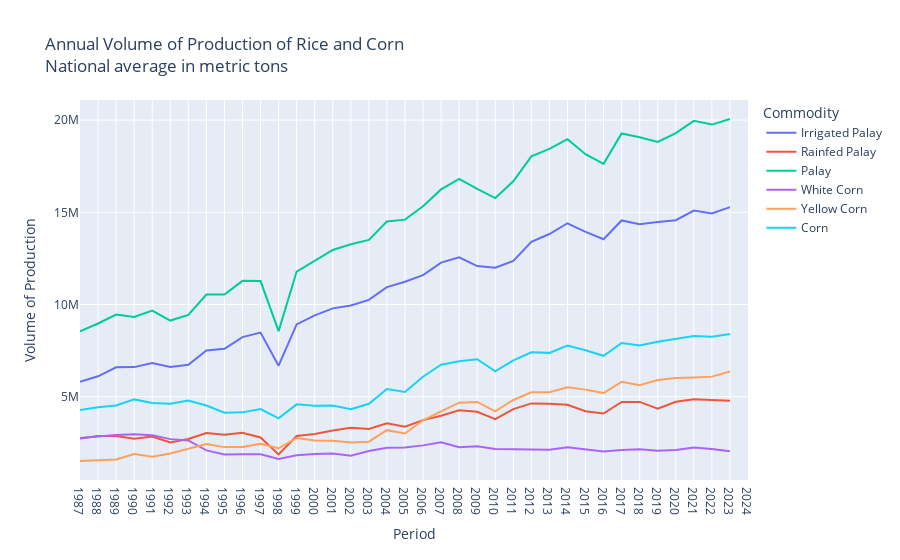
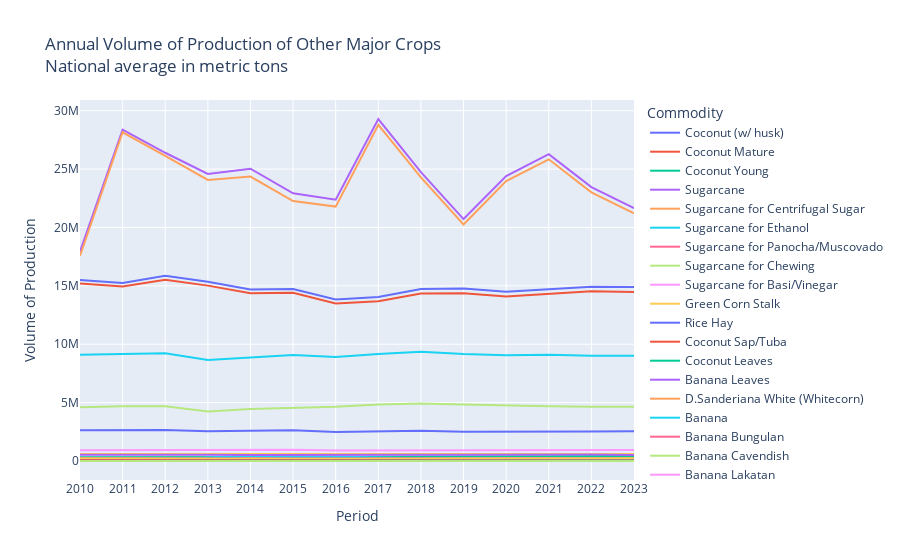

Notebook cell for these charts, in order:
### Markdown cell above
## Data Overview

Selected major crops:
- Rice / Palay
- Corn / Maize
- Sweet Potato / Camote
- Mongo / Monggo / Mung Beans
- Banana
- Coconut
- Onion
- Garlic
- Sugarcane

### Code cell
# Volume of Production of Selected Major Crops
df = pd.read_csv("datasets/agricultural-indicators/volume_rice-corn.csv", skiprows=2)
df = df[df["Geolocation"] == "PHILIPPINES"]
df = df.filter(regex="Commodity|Geolocation|Annual", axis=1)
df.columns = map(lambda x: x.replace(" Annual", "") if "Annual" in x else x, df.columns)
df = df.melt(id_vars=["Commodity", "Geolocation"], value_vars=df.columns[2:], var_name="Period", value_name="Volume")
fig = px.line(df, x="Period", y="Volume", color="Commodity", title='Annual Volume of Production of Rice and Corn<br>National average in metric tons').update_layout(
    xaxis_title="Period", yaxis_title = "Volume of Production")
fig.show()

df = pd.read_csv("datasets/agricultural-indicators/volume_other-crops.csv", skiprows=2)
df = df[df["Geolocation"] == "PHILIPPINES"]
df = df.filter(regex="Commodity|Geolocation|Annual", axis=1)
df.columns = map(lambda x: x.replace(" Annual", "") if "Annual" in x else x, df.columns)
df = df.melt(id_vars=["Commodity", "Geolocation"], value_vars=df.columns[2:], var_name="Period", value_name="Volume")
fig = px.line(df, x="Period", y="Volume", color="Commodity", title='Annual Volume of Production of Other Major Crops<br>National average in metric tons').update_layout(
    xaxis_title="Period", yaxis_title = "Volume of Production")
fig.show()

### Figure 1 — Plotly figure (JSON) as saved in the notebook; plotly's stock layout.template omitted (floating-point values rounded to 4 significant figures)
{"data": [{"hovertemplate": "Commodity=Irrigated Palay<br>Period=%{x}<br>Volume=%{y}<extra></extra>", "legendgroup": "Irrigated Palay", "line": {"color": "#636efa", "dash": "solid"}, "marker": {"symbol": "circle"}, "mode": "lines", "name": "Irrigated Palay", "orientation": "v", "showlegend": true, "type": "scatter", "x": ["1987", "1988", "1989", "1990", "1991", "1992", "1993", "1994", "1995", "1996", "1997", "1998", "1999", "2000", "2001", "2002", "2003", "2004", "2005", "2006", "2007", "2008", "2009", "2010", "2011", "2012", "2013", "2014", "2015", "2016", "2017", "2018", "2019", "2020", "2021", "2022", "2023", "2024"], "xaxis": "x", "y": [5809108, 6105670, 6591818, 6604826, 6831737, 6611732, 6729559, 7511096, 7598555, 8233633, 8476448, 6681158, 8917882, 9412676, 9790260, 9949173, 10250223, 10941836, 11233793, 11594933, 12269390, 12556150, 12083264, 11992459, 12358931, 13400000.0, 13820000.0, 14410000.0, 13940000.0, 13540000.0, 14560000.0, 14350000.0, 14470000.0, 14570000.0, 15090000.0, 14940000.0, 15280000.0, ".."], "yaxis": "y"}, {"hovertemplate": "Commodity=Rainfed Palay<br>Period=%{x}<br>Volume=%{y}<extra></extra>", "legendgroup": "Rainfed Palay", "line": {"color": "#EF553B", "dash": "solid"}, "marker": {"symbol": "circle"}, "mode": "lines", "name": "Rainfed Palay", "orientation": "v", "showlegend": true, "type": "scatter", "x": ["1987", "1988", "1989", "1990", "1991", "1992", "1993", "1994", "1995", "1996", "1997", "1998", "1999", "2000", "2001", "2002", "2003", "2004", "2005", "2006", "2007", "2008", "2009", "2010", "2011", "2012", "2013", "2014", "2015", "2016", "2017", "2018", "2019", "2020", "2021", "2022", "2023", "2024"], "xaxis": "x", "y": [2730744, 2865360, 2866954, 2714450, 2841525, 2517208, 2704649, 3026958, 2942094, 3049935, 2792515, 1873666, 2868743, 2976736, 3164610, 3321480, 3249661, 3554948, 3369212, 3731773, 3970804, 4259398, 4183000.0, 3779860, 4325131, 4636000.0, 4616000.0, 4562000.0, 4212000.0, 4087000.0, 4719000.0, 4718000.0, 4346000.0, 4723000.0, 4866000.0, 4818000.0, 4780000.0, ".."], "yaxis": "y"}, {"hovertemplate": "Commodity=Palay<br>Period=%{x}<br>Volume=%{y}<extra></extra>", "legendgroup": "Palay", "line": {"color": "#00cc96", "dash": "solid"}, "marker": {"symbol": "circle"}, "mode": "lines", "name": "Palay", "orientation": "v", "showlegend": true, "type": "scatter", "x": ["1987", "1988", "1989", "1990", "1991", "1992", "1993", "1994", "1995", "1996", "1997", "1998", "1999", "2000", "2001", "2002", "2003", "2004", "2005", "2006", "2007", "2008", "2009", "2010", "2011", "2012", "2013", "2014", "2015", "2016", "2017", "2018", "2019", "2020", "2021", "2022", "2023", "2024"], "xaxis": "x", "y": [8539852, 8971030, 9458772, 9319276, 9673262, 9128940, 9434208, 10538054, 10540649, 11283568, 11268963, 8554824, 11786625, 12389412, 12954870, 13270653, 13499884, 14496784, 14603005, 15326706, 16240194, 16815548, 16270000.0, 15772319, 16684062, 18030000.0, 18440000.0, 18970000.0, 18150000.0, 17630000.0, 19280000.0, 19070000.0, 18810000.0, 19290000.0, 19960000.0, 19760000.0, 20060000.0, ".."], "yaxis": "y"}, {"hovertemplate": "Commodity=White Corn<br>Period=%{x}<br>Volume=%{y}<extra></extra>", "legendgroup": "White Corn", "line": {"color": "#ab63fa", "dash": "solid"}, "marker": {"symbol": "circle"}, "mode": "lines", "name": "White Corn", "orientation": "v", "showlegend": true, "type": "scatter", "x": ["1987", "1988", "1989", "1990", "1991", "1992", "1993", "1994", "1995", "1996", "1997", "1998", "1999", "2000", "2001", "2002", "2003", "2004", "2005", "2006", "2007", "2008", "2009", "2010", "2011", "2012", "2013", "2014", "2015", "2016", "2017", "2018", "2019", "2020", "2021", "2022", "2023", "2024"], "xaxis": "x", "y": [2764710, 2858878, 2922913, 2965557, 2905691, 2699589, 2627049, 2089905, 1862423, 1883087, 1879209, 1620465, 1823834, 1889338, 1917654, 1796929, 2052684, 2227430, 2251617, 2360840, 2527633, 2254567, 2316434, 2169103, 2150222, 2166000.0, 2129000.0, 2262000.0, 2135000.0, 2023000.0, 2104000.0, 2145000.0, 2071000.0, 2107000.0, 2242000.0, 2167000.0, 2037000.0, ".."], "yaxis": "y"}, {"hovertemplate": "Commodity=Yellow Corn<br>Period=%{x}<br>Volume=%{y}<extra></extra>", "legendgroup": "Yellow Corn", "line": {"color": "#FFA15A", "dash": "solid"}, "marker": {"symbol": "circle"}, "mode": "lines", "name": "Yellow Corn", "orientation": "v", "showlegend": true, "type": "scatter", "x": ["1987", "1988", "1989", "1990", "1991", "1992", "1993", "1994", "1995", "1996", "1997", "1998", "1999", "2000", "2001", "2002", "2003", "2004", "2005", "2006", "2007", "2008", "2009", "2010", "2011", "2012", "2013", "2014", "2015", "2016", "2017", "2018", "2019", "2020", "2021", "2022", "2023", "2024"], "xaxis": "x", "y": [1513409, 1569073, 1599282, 1888334, 1749335, 1919265, 2170928, 2429341, 2266087, 2268245, 2453208, 2202719, 2760759, 2621766, 2607358, 2522333, 2562941, 3185956, 3001543, 3721269, 4209307, 4673658, 4717599, 4207693, 4820999, 5242000.0, 5248000.0, 5508000.0, 5384000.0, 5196000.0, 5811000.0, 5627000.0, 5908000.0, 6011000.0, 6045000.0, 6089000.0, 6368000.0, ".."], "yaxis": "y"}, {"hovertemplate": "Commodity=Corn<br>Period=%{x}<br>Volume=%{y}<extra></extra>", "legendgroup": "Corn", "line": {"color": "#19d3f3", "dash": "solid"}, "marker": {"symbol": "circle"}, "mode": "lines", "name": "Corn", "orientation": "v", "showlegend": true, "type": "scatter", "x": ["1987", "1988", "1989", "1990", "1991", "1992", "1993", "1994", "1995", "1996", "1997", "1998", "1999", "2000", "2001", "2002", "2003", "2004", "2005", "2006", "2007", "2008", "2009", "2010", "2011", "2012", "2013", "2014", "2015", "2016", "2017", "2018", "2019", "2020", "2021", "2022", "2023", "2024"], "xaxis": "x", "y": [4278119, 4427951, 4522195, 4853891, 4655026, 4618854, 4797977, 4519246, 4128510, 4151332, 4332417, 3823184, 4584593, 4511104, 4525012, 4319262, 4615625, 5413386, 5253160, 6082109, 6736940, 6928225, 7034033, 6376796, 6971221, 7407000.0, 7377000.0, 7771000.0, 7519000.0, 7219000.0, 7915000.0, 7772000.0, 7979000.0, 8119000.0, 8287000.0, 8256000.0, 8405000.0, ".."], "yaxis": "y"}], "layout": {"legend": {"title": {"text": "Commodity"}, "tracegroupgap": 0}, "title": {"text": "Annual Volume of Production of Rice and Corn<br>National average in metric tons"}, "xaxis": {"anchor": "y", "domain": [0, 1], "title": {"text": "Period"}}, "yaxis": {"anchor": "x", "domain": [0, 1], "title": {"text": "Volume of Production"}}}}

### Figure 2 — Plotly figure (JSON) as saved in the notebook; plotly's stock layout.template omitted (floating-point values rounded to 4 significant figures)
{"data": [{"hovertemplate": "Commodity=Coconut (w/ husk)<br>Period=%{x}<br>Volume=%{y}<extra></extra>", "legendgroup": "Coconut (w/ husk)", "line": {"color": "#636efa", "dash": "solid"}, "marker": {"symbol": "circle"}, "mode": "lines", "name": "Coconut (w/ husk)", "orientation": "v", "showlegend": true, "type": "scatter", "x": ["2010", "2011", "2012", "2013", "2014", "2015", "2016", "2017", "2018", "2019", "2020", "2021", "2022", "2023"], "xaxis": "x", "y": [15510000.0, 15240000.0, 15860000.0, 15350000.0, 14700000.0, 14740000.0, 13830000.0, 14050000.0, 14730000.0, 14770000.0, 14490000.0, 14720000.0, 14930000.0, 14890000.0], "yaxis": "y"}, {"hovertemplate": "Commodity=Coconut Mature<br>Period=%{x}<br>Volume=%{y}<extra></extra>", "legendgroup": "Coconut Mature", "line": {"color": "#EF553B", "dash": "solid"}, "marker": {"symbol": "circle"}, "mode": "lines", "name": "Coconut Mature", "orientation": "v", "showlegend": true, "type": "scatter", "x": ["2010", "2011", "2012", "2013", "2014", "2015", "2016", "2017", "2018", "2019", "2020", "2021", "2022", "2023"], "xaxis": "x", "y": [15190000.0, 14930000.0, 15530000.0, 15020000.0, 14370000.0, 14400000.0, 13490000.0, 13690000.0, 14350000.0, 14370000.0, 14100000.0, 14320000.0, 14530000.0, 14470000.0], "yaxis": "y"}, {"hovertemplate": "Commodity=Coconut Young<br>Period=%{x}<br>Volume=%{y}<extra></extra>", "legendgroup": "Coconut Young", "line": {"color": "#00cc96", "dash": "solid"}, "marker": {"symbol": "circle"}, "mode": "lines", "name": "Coconut Young", "orientation": "v", "showlegend": true, "type": "scatter", "x": ["2010", "2011", "2012", "2013", "2014", "2015", "2016", "2017", "2018", "2019", "2020", "2021", "2022", "2023"], "xaxis": "x", "y": [317300.0, 311300.0, 335000.0, 337000.0, 327700.0, 334100.0, 339600.0, 362500.0, 373800.0, 390200.0, 394100.0, 396100.0, 398600.0, 426200.0], "yaxis": "y"}, {"hovertemplate": "Commodity=Sugarcane<br>Period=%{x}<br>Volume=%{y}<extra></extra>", "legendgroup": "Sugarcane", "line": {"color": "#ab63fa", "dash": "solid"}, "marker": {"symbol": "circle"}, "mode": "lines", "name": "Sugarcane", "orientation": "v", "showlegend": true, "type": "scatter", "x": ["2010", "2011", "2012", "2013", "2014", "2015", "2016", "2017", "2018", "2019", "2020", "2021", "2022", "2023"], "xaxis": "x", "y": [17930000.0, 28380000.0, 26400000.0, 24580000.0, 25030000.0, 22930000.0, 22370000.0, 29290000.0, 24730000.0, 20720000.0, 24400000.0, 26280000.0, 23460000.0, 21650000.0], "yaxis": "y"}, {"hovertemplate": "Commodity=Sugarcane for Centrifugal Sugar<br>Period=%{x}<br>Volume=%{y}<extra></extra>", "legendgroup": "Sugarcane for Centrifugal Sugar", "line": {"color": "#FFA15A", "dash": "solid"}, "marker": {"symbol": "circle"}, "mode": "lines", "name": "Sugarcane for Centrifugal Sugar", "orientation": "v", "showlegend": true, "type": "scatter", "x": ["2010", "2011", "2012", "2013", "2014", "2015", "2016", "2017", "2018", "2019", "2020", "2021", "2022", "2023"], "xaxis": "x", "y": [17580000.0, 28150186, 26132463, 24070000.0, 24352855, 22262862, 21785667, 28794354, 24287724, 20251228, 23964235, 25834224, 23003845, 21208408], "yaxis": "y"}, {"hovertemplate": "Commodity=Sugarcane for Ethanol<br>Period=%{x}<br>Volume=%{y}<extra></extra>", "legendgroup": "Sugarcane for Ethanol", "line": {"color": "#19d3f3", "dash": "solid"}, "marker": {"symbol": "circle"}, "mode": "lines", "name": "Sugarcane for Ethanol", "orientation": "v", "showlegend": true, "type": "scatter", "x": ["2010", "2011", "2012", "2013", "2014", "2015", "2016", "2017", "2018", "2019", "2020", "2021", "2022", "2023"], "xaxis": "x", "y": [118600.0, 0, 40880.0, 290500.0, 457915, 445000.0, 387900.0, 294700.0, 244600.0, 266100.0, 231300.0, 240400.0, 242000.0, 237100.0], "yaxis": "y"}, {"hovertemplate": "Commodity=Sugarcane for Panocha/Muscovado<br>Period=%{x}<br>Volume=%{y}<extra></extra>", "legendgroup": "Sugarcane for Panocha/Muscovado", "line": {"color": "#FF6692", "dash": "solid"}, "marker": {"symbol": "circle"}, "mode": "lines", "name": "Sugarcane for Panocha/Muscovado", "orientation": "v", "showlegend": true, "type": "scatter", "x": ["2010", "2011", "2012", "2013", "2014", "2015", "2016", "2017", "2018", "2019", "2020", "2021", "2022", "2023"], "xaxis": "x", "y": [225500.0, 220700.0, 217000.0, 219200.0, 213300.0, 213000.0, 191300.0, 192400.0, 192800.0, 196000.0, 197200.0, 196300.0, 202900.0, 196900.0], "yaxis": "y"}, {"hovertemplate": "Commodity=Sugarcane for Chewing<br>Period=%{x}<br>Volume=%{y}<extra></extra>", "legendgroup": "Sugarcane for Chewing", "line": {"color": "#B6E880", "dash": "solid"}, "marker": {"symbol": "circle"}, "mode": "lines", "name": "Sugarcane for Chewing", "orientation": "v", "showlegend": true, "type": "scatter", "x": ["2010", "2011", "2012", "2013", "2014", "2015", "2016", "2017", "2018", "2019", "2020", "2021", "2022", "2023"], "xaxis": "x", "y": [1373.0, 1241.0, 1130.0, 967.2, 862.1, 792.5, 714.7, 699.9, 687.3, 655.9, 641.5, 613.2, 573.5, 559.6], "yaxis": "y"}, {"hovertemplate": "Commodity=Sugarcane for Basi/Vinegar<br>Period=%{x}<br>Volume=%{y}<extra></extra>", "legendgroup": "Sugarcane for Basi/Vinegar", "line": {"color": "#FF97FF", "dash": "solid"}, "marker": {"symbol": "circle"}, "mode": "lines", "name": "Sugarcane for Basi/Vinegar", "orientation": "v", "showlegend": true, "type": "scatter", "x": ["2010", "2011", "2012", "2013", "2014", "2015", "2016", "2017", "2018", "2019", "2020", "2021", "2022", "2023"], "xaxis": "x", "y": [4468.0, 4375.0, 4471.0, 4603.0, 4926.0, 4779.0, 4916.0, 4822.0, 5006.0, 5302.0, 5562.0, 5867.0, 6110.0, 6092.0], "yaxis": "y"}, {"hovertemplate": "Commodity=Green Corn Stalk<br>Period=%{x}<br>Volume=%{y}<extra></extra>", "legendgroup": "Green Corn Stalk", "line": {"color": "#FECB52", "dash": "solid"}, "marker": {"symbol": "circle"}, "mode": "lines", "name": "Green Corn Stalk", "orientation": "v", "showlegend": true, "type": "scatter", "x": ["2010", "2011", "2012", "2013", "2014", "2015", "2016", "2017", "2018", "2019", "2020", "2021", "2022", "2023"], "xaxis": "x", "y": [71980.0, 71950.0, 71950.0, 72560.0, 72470.0, 74020.0, 77760.0, 76700.0, 87790.0, 98310.0, 98610.0, 101100.0, 99100.0, 98870.0], "yaxis": "y"}, {"hovertemplate": "Commodity=Rice Hay<br>Period=%{x}<br>Volume=%{y}<extra></extra>", "legendgroup": "Rice Hay", "line": {"color": "#636efa", "dash": "solid"}, "marker": {"symbol": "circle"}, "mode": "lines", "name": "Rice Hay", "orientation": "v", "showlegend": true, "type": "scatter", "x": ["2010", "2011", "2012", "2013", "2014", "2015", "2016", "2017", "2018", "2019", "2020", "2021", "2022", "2023"], "xaxis": "x", "y": [173900.0, 176900.0, 207900.0, 226900.0, 251400.0, 256000.0, 252600.0, 261000.0, 258600.0, 257800.0, 241300.0, 241400.0, 246800.0, 244500.0], "yaxis": "y"}, {"hovertemplate": "Commodity=Coconut Sap/Tuba<br>Period=%{x}<br>Volume=%{y}<extra></extra>", "legendgroup": "Coconut Sap/Tuba", "line": {"color": "#EF553B", "dash": "solid"}, "marker": {"symbol": "circle"}, "mode": "lines", "name": "Coconut Sap/Tuba", "orientation": "v", "showlegend": true, "type": "scatter", "x": ["2010", "2011", "2012", "2013", "2014", "2015", "2016", "2017", "2018", "2019", "2020", "2021", "2022", "2023"], "xaxis": "x", "y": [155900.0, 154700.0, 153000.0, 140300.0, 123100.0, 123400.0, 121400.0, 123700.0, 122200.0, 120500.0, 118100.0, 119900.0, 116200.0, 104100.0], "yaxis": "y"}, {"hovertemplate": "Commodity=Coconut Leaves<br>Period=%{x}<br>Volume=%{y}<extra></extra>", "legendgroup": "Coconut Leaves", "line": {"color": "#00cc96", "dash": "solid"}, "marker": {"symbol": "circle"}, "mode": "lines", "name": "Coconut Leaves", "orientation": "v", "showlegend": true, "type": "scatter", "x": ["2010", "2011", "2012", "2013", "2014", "2015", "2016", "2017", "2018", "2019", "2020", "2021", "2022", "2023"], "xaxis": "x", "y": [76580.0, 76540.0, 74240.0, 63910.0, 63400.0, 63720.0, 63450.0, 63340.0, 63230.0, 62590.0, 60460.0, 59530.0, 55970.0, 59700.0], "yaxis": "y"}, {"hovertemplate": "Commodity=Banana Leaves<br>Period=%{x}<br>Volume=%{y}<extra></extra>", "legendgroup": "Banana Leaves", "line": {"color": "#ab63fa", "dash": "solid"}, "marker": {"symbol": "circle"}, "mode": "lines", "name": "Banana Leaves", "orientation": "v", "showlegend": true, "type": "scatter", "x": ["2010", "2011", "2012", "2013", "2014", "2015", "2016", "2017", "2018", "2019", "2020", "2021", "2022", "2023"], "xaxis": "x", "y": [7491.0, 7507.0, 7624.0, 7476.0, 7533.0, 7711.0, 7712.0, 7855.0, 7981.0, 7976.0, 7895.0, 7903.0, 7871.0, 7915.0], "yaxis": "y"}, {"hovertemplate": "Commodity=D.Sanderiana White (Whitecorn)<br>Period=%{x}<br>Volume=%{y}<extra></extra>", "legendgroup": "D.Sanderiana White (Whitecorn)", "line": {"color": "#FFA15A", "dash": "solid"}, "marker": {"symbol": "circle"}, "mode": "lines", "name": "D.Sanderiana White (Whitecorn)", "orientation": "v", "showlegend": true, "type": "scatter", "x": ["2010", "2011", "2012", "2013", "2014", "2015", "2016", "2017", "2018", "2019", "2020", "2021", "2022", "2023"], "xaxis": "x", "y": [109.9, 110.7, 112.9, 113.6, 110.0, 106.2, 109.2, 102.0, 100.6, 100.6, 100.6, 100.7, 99.37, 98.52], "yaxis": "y"}, {"hovertemplate": "Commodity=Banana<br>Period=%{x}<br>Volume=%{y}<extra></extra>", "legendgroup": "Banana", "line": {"color": "#19d3f3", "dash": "solid"}, "marker": {"symbol": "circle"}, "mode": "lines", "name": "Banana", "orientation": "v", "showlegend": true, "type": "scatter", "x": ["2010", "2011", "2012", "2013", "2014", "2015", "2016", "2017", "2018", "2019", "2020", "2021", "2022", "2023"], "xaxis": "x", "y": [9101000.0, 9165000.0, 9227000.0, 8646000.0, 8885000.0, 9084000.0, 8904000.0, 9166000.0, 9359000.0, 9158000.0, 9056000.0, 9091000.0, 9013000.0, 9019000.0], "yaxis": "y"}, {"hovertemplate": "Commodity=Banana Bungulan<br>Period=%{x}<br>Volume=%{y}<extra></extra>", "legendgroup": "Banana Bungulan", "line": {"color": "#FF6692", "dash": "solid"}, "marker": {"symbol": "circle"}, "mode": "lines", "name": "Banana Bungulan", "orientation": "v", "showlegend": true, "type": "scatter", "x": ["2010", "2011", "2012", "2013", "2014", "2015", "2016", "2017", "2018", "2019", "2020", "2021", "2022", "2023"], "xaxis": "x", "y": [194000.0, 189200.0, 186300.0, 183200.0, 172900.0, 170900.0, 164200.0, 164100.0, 164000.0, 161600.0, 158200.0, 156600.0, 153800.0, 150000.0], "yaxis": "y"}, {"hovertemplate": "Commodity=Banana Cavendish<br>Period=%{x}<br>Volume=%{y}<extra></extra>", "legendgroup": "Banana Cavendish", "line": {"color": "#B6E880", "dash": "solid"}, "marker": {"symbol": "circle"}, "mode": "lines", "name": "Banana Cavendish", "orientation": "v", "showlegend": true, "type": "scatter", "x": ["2010", "2011", "2012", "2013", "2014", "2015", "2016", "2017", "2018", "2019", "2020", "2021", "2022", "2023"], "xaxis": "x", "y": [4601000.0, 4686000.0, 4695000.0, 4230000.0, 4448000.0, 4567000.0, 4638000.0, 4836000.0, 4919000.0, 4847000.0, 4743000.0, 4693000.0, 4649000.0, 4645000.0], "yaxis": "y"}, {"hovertemplate": "Commodity=Banana Lakatan<br>Period=%{x}<br>Volume=%{y}<extra></extra>", "legendgroup": "Banana Lakatan", "line": {"color": "#FF97FF", "dash": "solid"}, "marker": {"symbol": "circle"}, "mode": "lines", "name": "Banana Lakatan", "orientation": "v", "showlegend": true, "type": "scatter", "x": ["2010", "2011", "2012", "2013", "2014", "2015", "2016", "2017", "2018", "2019", "2020", "2021", "2022", "2023"], "xaxis": "x", "y": [921600.0, 926700.0, 942900.0, 930000.0, 954900.0, 970500.0, 898500.0, 911000.0, 929500.0, 909700.0, 925500.0, 961500.0, 966600.0, 946600.0], "yaxis": "y"}, {"hovertemplate": "Commodity=Banana Latundan<br>Period=%{x}<br>Volume=%{y}<extra></extra>", "legendgroup": "Banana Latundan", "line": {"color": "#FECB52", "dash": "solid"}, "marker": {"symbol": "circle"}, "mode": "lines", "name": "Banana Latundan", "orientation": "v", "showlegend": true, "type": "scatter", "x": ["2010", "2011", "2012", "2013", "2014", "2015", "2016", "2017", "2018", "2019", "2020", "2021", "2022", "2023"], "xaxis": "x", "y": [601200.0, 598400.0, 615900.0, 609600.0, 610300.0, 616700.0, 600300.0, 605000.0, 621300.0, 595300.0, 596100.0, 605500.0, 591300.0, 593400.0], "yaxis": "y"}, {"hovertemplate": "Commodity=Banana Saba<br>Period=%{x}<br>Volume=%{y}<extra></extra>", "legendgroup": "Banana Saba", "line": {"color": "#636efa", "dash": "solid"}, "marker": {"symbol": "circle"}, "mode": "lines", "name": "Banana Saba", "orientation": "v", "showlegend": true, "type": "scatter", "x": ["2010", "2011", "2012", "2013", "2014", "2015", "2016", "2017", "2018", "2019", "2020", "2021", "2022", "2023"], "xaxis": "x", "y": [2633000.0, 2617000.0, 2646000.0, 2557000.0, 2567000.0, 2627000.0, 2474000.0, 2520000.0, 2593000.0, 2513000.0, 2505000.0, 2544000.0, 2522000.0, 2555000.0], "yaxis": "y"}, {"hovertemplate": "Commodity=Banana Others<br>Period=%{x}<br>Volume=%{y}<extra></extra>", "legendgroup": "Banana Others", "line": {"color": "#EF553B", "dash": "solid"}, "marker": {"symbol": "circle"}, "mode": "lines", "name": "Banana Others", "orientation": "v", "showlegend": true, "type": "scatter", "x": ["2010", "2011", "2012", "2013", "2014", "2015", "2016", "2017", "2018", "2019", "2020", "2021", "2022", "2023"], "xaxis": "x", "y": [151300.0, 147900.0, 141100.0, 136300.0, 130800.0, 131900.0, 128100.0, 130000.0, 131600.0, 130800.0, 128500.0, 131200.0, 130700.0, 129800.0], "yaxis": "y"}, {"hovertemplate": "Commodity=Cabbage<br>Period=%{x}<br>Volume=%{y}<extra></extra>", "legendgroup": "Cabbage", "line": {"color": "#00cc96", "dash": "solid"}, "marker": {"symbol": "circle"}, "mode": "lines", "name": "Cabbage", "orientation": "v", "showlegend": true, "type": "scatter", "x": ["2010", "2011", "2012", "2013", "2014", "2015", "2016", "2017", "2018", "2019", "2020", "2021", "2022", "2023"], "xaxis": "x", "y": [129000.0, 125300.0, 126400.0, 127500.0, 128000.0, 125800.0, 123100.0, 122500.0, 120700.0, 128100.0, 129800.0, 124500.0, 121200.0, 128200.0], "yaxis": "y"}, {"hovertemplate": "Commodity=Sweet Potato/Camote<br>Period=%{x}<br>Volume=%{y}<extra></extra>", "legendgroup": "Sweet Potato/Camote", "line": {"color": "#ab63fa", "dash": "solid"}, "marker": {"symbol": "circle"}, "mode": "lines", "name": "Sweet Potato/Camote", "orientation": "v", "showlegend": true, "type": "scatter", "x": ["2010", "2011", "2012", "2013", "2014", "2015", "2016", "2017", "2018", "2019", "2020", "2021", "2022", "2023"], "xaxis": "x", "y": [541300.0, 516300.0, 516900.0, 528200.0, 519900.0, 536000.0, 529500.0, 537300.0, 525600.0, 525900.0, 546900.0, 545500.0, 558300.0, 523300.0], "yaxis": "y"}, {"hovertemplate": "Commodity=Garlic (Dried bulb)<br>Period=%{x}<br>Volume=%{y}<extra></extra>", "legendgroup": "Garlic (Dried bulb)", "line": {"color": "#FFA15A", "dash": "solid"}, "marker": {"symbol": "circle"}, "mode": "lines", "name": "Garlic (Dried bulb)", "orientation": "v", "showlegend": true, "type": "scatter", "x": ["2010", "2011", "2012", "2013", "2014", "2015", "2016", "2017", "2018", "2019", "2020", "2021", "2022", "2023"], "xaxis": "x", "y": [9563.0, 9056.0, 8808.0, 8986.0, 8993.0, 10420.0, 7469.0, 7751.0, 7559.0, 7256.0, 6767.0, 5890.0, 5885.0, 5765.0], "yaxis": "y"}, {"hovertemplate": "Commodity=Swamp Cabbage/Kangkong<br>Period=%{x}<br>Volume=%{y}<extra></extra>", "legendgroup": "Swamp Cabbage/Kangkong", "line": {"color": "#19d3f3", "dash": "solid"}, "marker": {"symbol": "circle"}, "mode": "lines", "name": "Swamp Cabbage/Kangkong", "orientation": "v", "showlegend": true, "type": "scatter", "x": ["2010", "2011", "2012", "2013", "2014", "2015", "2016", "2017", "2018", "2019", "2020", "2021", "2022", "2023"], "xaxis": "x", "y": [80800.0, 79570.0, 77410.0, 75440.0, 73110.0, 71970.0, 69650.0, 69140.0, 68870.0, 68320.0, 68201, 69400.0, 71590.0, 67220.0], "yaxis": "y"}, {"hovertemplate": "Commodity=Onion (mature bulb)<br>Period=%{x}<br>Volume=%{y}<extra></extra>", "legendgroup": "Onion (mature bulb)", "line": {"color": "#FF6692", "dash": "solid"}, "marker": {"symbol": "circle"}, "mode": "lines", "name": "Onion (mature bulb)", "orientation": "v", "showlegend": true, "type": "scatter", "x": ["2010", "2011", "2012", "2013", "2014", "2015", "2016", "2017", "2018", "2019", "2020", "2021", "2022", "2023"], "xaxis": "x", "y": [135400.0, 128400.0, 124900.0, 134200.0, 203700.0, 181200.0, 122600.0, 184400.0, 172700.0, 222100.0, 229500.0, 218000.0, 241000.0, 252500.0], "yaxis": "y"}, {"hovertemplate": "Commodity=Onion, bermuda<br>Period=%{x}<br>Volume=%{y}<extra></extra>", "legendgroup": "Onion, bermuda", "line": {"color": "#B6E880", "dash": "solid"}, "marker": {"symbol": "circle"}, "mode": "lines", "name": "Onion, bermuda", "orientation": "v", "showlegend": true, "type": "scatter", "x": ["2010", "2011", "2012", "2013", "2014", "2015", "2016", "2017", "2018", "2019", "2020", "2021", "2022", "2023"], "xaxis": "x", "y": [96470.0, 88220.0, 84800.0, 94870.0, 164200.0, 143000.0, 87370.0, 146800.0, 135700.0, 185100.0, 191000.0, 179700.0, 203700.0, 210100.0], "yaxis": "y"}, {"hovertemplate": "Commodity=Onion, native<br>Period=%{x}<br>Volume=%{y}<extra></extra>", "legendgroup": "Onion, native", "line": {"color": "#FF97FF", "dash": "solid"}, "marker": {"symbol": "circle"}, "mode": "lines", "name": "Onion, native", "orientation": "v", "showlegend": true, "type": "scatter", "x": ["2010", "2011", "2012", "2013", "2014", "2015", "2016", "2017", "2018", "2019", "2020", "2021", "2022", "2023"], "xaxis": "x", "y": [38900.0, 40160.0, 40090.0, 39370.0, 39470.0, 38200.0, 35230.0, 37630.0, 36930.0, 36950.0, 38560.0, 38400.0, 37350.0, 42390.0], "yaxis": "y"}, {"hovertemplate": "Commodity=Tomato<br>Period=%{x}<br>Volume=%{y}<extra></extra>", "legendgroup": "Tomato", "line": {"color": "#FECB52", "dash": "solid"}, "marker": {"symbol": "circle"}, "mode": "lines", "name": "Tomato", "orientation": "v", "showlegend": true, "type": "scatter", "x": ["2010", "2011", "2012", "2013", "2014", "2015", "2016", "2017", "2018", "2019", "2020", "2021", "2022", "2023"], "xaxis": "x", "y": [204300.0, 203600.0, 203600.0, 207700.0, 214600.0, 214800.0, 210700.0, 218800.0, 220800.0, 223300.0, 222000.0, 225500.0, 216600.0, 219300.0], "yaxis": "y"}, {"hovertemplate": "Commodity=Banana Blossom<br>Period=%{x}<br>Volume=%{y}<extra></extra>", "legendgroup": "Banana Blossom", "line": {"color": "#636efa", "dash": "solid"}, "marker": {"symbol": "circle"}, "mode": "lines", "name": "Banana Blossom", "orientation": "v", "showlegend": true, "type": "scatter", "x": ["2010", "2011", "2012", "2013", "2014", "2015", "2016", "2017", "2018", "2019", "2020", "2021", "2022", "2023"], "xaxis": "x", "y": [62430.0, 58440.0, 59700.0, 59540.0, 58370.0, 57570.0, 54970.0, 54560.0, 55850.0, 53720.0, 55830.0, 56730.0, 56630.0, 52010.0], "yaxis": "y"}, {"hovertemplate": "Commodity=Camote tops<br>Period=%{x}<br>Volume=%{y}<extra></extra>", "legendgroup": "Camote tops", "line": {"color": "#EF553B", "dash": "solid"}, "marker": {"symbol": "circle"}, "mode": "lines", "name": "Camote tops", "orientation": "v", "showlegend": true, "type": "scatter", "x": ["2010", "2011", "2012", "2013", "2014", "2015", "2016", "2017", "2018", "2019", "2020", "2021", "2022", "2023"], "xaxis": "x", "y": [59720.0, 59490.0, 59270.0, 58600.0, 57140.0, 56020.0, 54580.0, 54720.0, 54824, 54860.0, 54570.0, 55130.0, 56780.0, 52340.0], "yaxis": "y"}, {"hovertemplate": "Commodity=Onion leeks<br>Period=%{x}<br>Volume=%{y}<extra></extra>", "legendgroup": "Onion leeks", "line": {"color": "#00cc96", "dash": "solid"}, "marker": {"symbol": "circle"}, "mode": "lines", "name": "Onion leeks", "orientation": "v", "showlegend": true, "type": "scatter", "x": ["2010", "2011", "2012", "2013", "2014", "2015", "2016", "2017", "2018", "2019", "2020", "2021", "2022", "2023"], "xaxis": "x", "y": [10700.0, 10290.0, 10040.0, 9370.0, 9093.0, 8663.0, 6631.0, 4877.0, 4510.0, 4457.0, 4482.0, 4461.0, 4603.0, 15050.0], "yaxis": "y"}, {"hovertemplate": "Commodity=Coconut pith<br>Period=%{x}<br>Volume=%{y}<extra></extra>", "legendgroup": "Coconut pith", "line": {"color": "#ab63fa", "dash": "solid"}, "marker": {"symbol": "circle"}, "mode": "lines", "name": "Coconut pith", "orientation": "v", "showlegend": true, "type": "scatter", "x": ["2010", "2011", "2012", "2013", "2014", "2015", "2016", "2017", "2018", "2019", "2020", "2021", "2022", "2023"], "xaxis": "x", "y": [1613.0, 1635.0, 1653.0, 2252.0, 1598.0, 1548.0, 1416.0, 1446.0, 1409.0, 1380.0, 1426.0, 1427.0, 1381.0, 3001.0], "yaxis": "y"}, {"hovertemplate": "Commodity=Garlic leeks<br>Period=%{x}<br>Volume=%{y}<extra></extra>", "legendgroup": "Garlic leeks", "line": {"color": "#FFA15A", "dash": "solid"}, "marker": {"symbol": "circle"}, "mode": "lines", "name": "Garlic leeks", "orientation": "v", "showlegend": true, "type": "scatter", "x": ["2010", "2011", "2012", "2013", "2014", "2015", "2016", "2017", "2018", "2019", "2020", "2021", "2022", "2023"], "xaxis": "x", "y": [0, 0, 1.55, 2.6, 2.85, 3.01, 3.04, 2.96, 11.92, 10.94, 6.69, 5, 3.24, 3.53], "yaxis": "y"}, {"hovertemplate": "Commodity=Banana pith<br>Period=%{x}<br>Volume=%{y}<extra></extra>", "legendgroup": "Banana pith", "line": {"color": "#19d3f3", "dash": "solid"}, "marker": {"symbol": "circle"}, "mode": "lines", "name": "Banana pith", "orientation": "v", "showlegend": true, "type": "scatter", "x": ["2010", "2011", "2012", "2013", "2014", "2015", "2016", "2017", "2018", "2019", "2020", "2021", "2022", "2023"], "xaxis": "x", "y": [499.7, 512.3, 544.7, 597.0, 584.7, 557.4, 562.6, 591.5, 619.2, 601.1, 590.8, 579.9, 575.8, 509.9], "yaxis": "y"}, {"hovertemplate": "Commodity=Young corn<br>Period=%{x}<br>Volume=%{y}<extra></extra>", "legendgroup": "Young corn", "line": {"color": "#FF6692", "dash": "solid"}, "marker": {"symbol": "circle"}, "mode": "lines", "name": "Young corn", "orientation": "v", "showlegend": true, "type": "scatter", "x": ["2010", "2011", "2012", "2013", "2014", "2015", "2016", "2017", "2018", "2019", "2020", "2021", "2022", "2023"], "xaxis": "x", "y": [0, 0, 0, 1.05, 0.35, 0.8, 3.83, 4.17, 3.78, 81.75, 169.3, 170.6, 242.2, 282.6], "yaxis": "y"}, {"hovertemplate": "Commodity=Spring Onion<br>Period=%{x}<br>Volume=%{y}<extra></extra>", "legendgroup": "Spring Onion", "line": {"color": "#B6E880", "dash": "solid"}, "marker": {"symbol": "circle"}, "mode": "lines", "name": "Spring Onion", "orientation": "v", "showlegend": true, "type": "scatter", "x": ["2010", "2011", "2012", "2013", "2014", "2015", "2016", "2017", "2018", "2019", "2020", "2021", "2022", "2023"], "xaxis": "x", "y": [0, 4, 3, 511.9, 721.7, 820.4, 2218.0, 4436.0, 4777.0, 4641.0, 4655.0, 4696.0, 4767.0, 4705.0], "yaxis": "y"}], "layout": {"legend": {"title": {"text": "Commodity"}, "tracegroupgap": 0}, "title": {"text": "Annual Volume of Production of Other Major Crops<br>National average in metric tons"}, "xaxis": {"anchor": "y", "domain": [0, 1], "title": {"text": "Period"}}, "yaxis": {"anchor": "x", "domain": [0, 1], "title": {"text": "Volume of Production"}}}}
